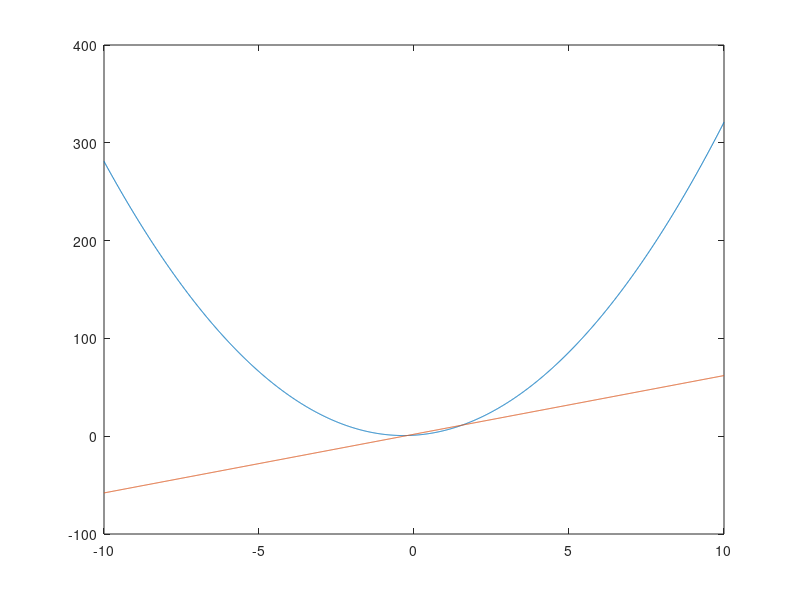
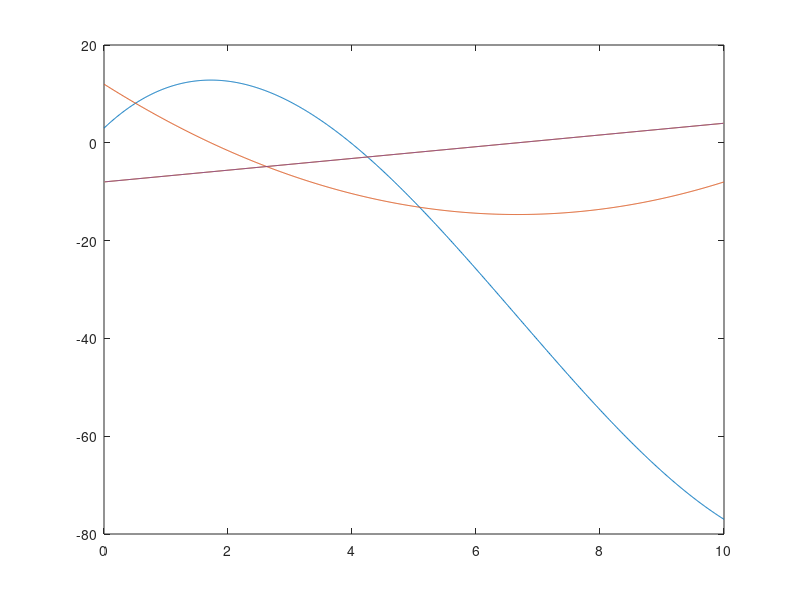
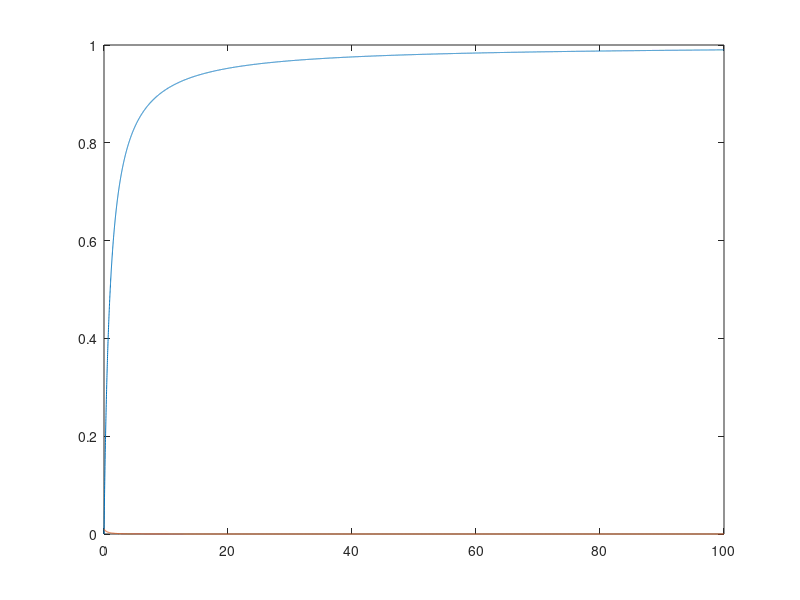

The MATLAB source for these figures, in order:
figure (1)
x = [-10:0.01:10];
y = (3)*(x.^2)+(2*x)+1
plot(x,y)
yprime = 6*x + 2;
hold on
plot(x,yprime)

t = [0:0.01:10]

r = (1/5)*t.^3 - 4*t.^2 + 12*t + 3



figure(2)
plot(t,r)
hold on
nr = length(r);
dr = r(2:nr)-r(1:nr-1);
dt = 0.01;
v = dr./dt;
tmid = 0.5*(t(2:nr)+t(1:nr-1));
plot(tmid,v)
hold on 

nv = length(v);
ddr = v(2:nv)-v(1:nv-1);
nt = length(t);
ddt = t(2:nt-1);
a = ddr./dt;
plot(ddt,a);
hold on 
b = (6/5)*ddt-8
plot(ddt,b)

figure(3);
x = [0:0.01:100];
y = (x)./(x+1);
dy = y(2:end) - y(1:end-1);
dx = 0.01;
plot(x,y);
tmid = 0.5*(x(2:end)+x(1:end-1));
hold on
plot(tmid,dy);


